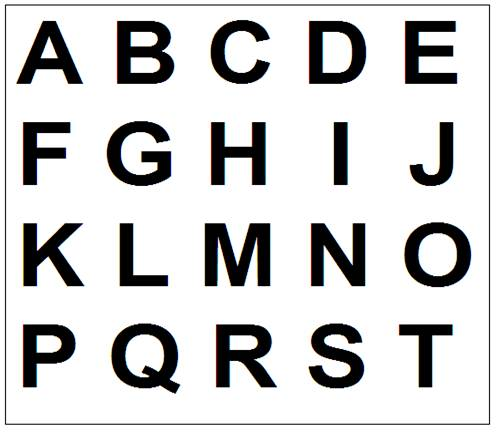
#> input picture ocr.jpg, 498 x 432 px
$ python -i Extraction.py   (imports and definitions only)   (older library calls are emulated)
#> lines starting #> are read from the running program, lines starting #| are printed output that depends on the picture; after the words box and inside, x2 and y2 are one past the last pixel; in counts of white or black regions, pixels touching at a corner belong together
#> further down, picture is the input picture: shape (432, 498, 3); mean B, G, R 207.2, 207.2, 207.2
import cv2
import numpy as np
import csv
import os
#from scipy import mode

#os.remove('data.csv')
#os.remove('target.csv')

Humom1=0
means=0
hist=0
stats=0
Humom2=0
cn=0
class Extract(object):

    def ext(self,img,classnum):
        cn=classnum
		#Hu-moments Extraction
        gray=cv2.cvtColor(img,cv2.COLOR_BGR2GRAY)
        thresh=cv2.adaptiveThreshold(gray,255,cv2.ADAPTIVE_THRESH_GAUSSIAN_C,cv2.THRESH_BINARY,11,2)
        blur = cv2.bilateralFilter(thresh,15,80,80)
        Humom1=cv2.HuMoments(cv2.moments(blur)).flatten()
		#RGB Means extraction
        means = cv2.mean(img)
        means = means[:3]
		#Histogram extraction
        #hist = cv2.calcHist([img], [0, 1, 2], None, [8, 8, 8], [0, 256, 0, 256, 0, 256])
        #hist = hist.flatten()
        hist,bins = np.histogram(img.flatten(),256,[0,256])
        cdf = hist.cumsum()
		#Contour Hu
        gray2=cv2.cvtColor(img,cv2.COLOR_BGR2GRAY)
        thresh=cv2.adaptiveThreshold(gray2,255,cv2.ADAPTIVE_THRESH_GAUSSIAN_C,cv2.THRESH_BINARY,11,2)
        blur = cv2.bilateralFilter(thresh,15,80,80)
        gray_lap = cv2.Laplacian(blur,cv2.CV_16S,ksize = 3,scale = 1,delta = 0)
        dst = cv2.convertScaleAbs(gray_lap)
        Humom2=cv2.HuMoments(cv2.moments(dst)).flatten()
		#Stats Extraction
        (means2, stds) = cv2.meanStdDev(img)
        stats = np.concatenate([means2, stds]).flatten()
		#Class appending
        total1=np.append(Humom1,means)
        total2=np.append(total1,cdf)
        total3=np.append(total2,stats)
        total=np.append(total3,Humom2)
        cn=np.append(cn,0)
		#most_intensity=np.append(most_intensity,classnum)

        with open('data.csv', 'ab')as csvfile:
            spamwriter = csv.writer(csvfile, delimiter=',', quotechar='|', quoting=csv.QUOTE_MINIMAL)
            spamwriter.writerow(total)
        with open('target.csv', 'ab')as csvfile:
            spamwriter = csv.writer(csvfile, delimiter=',', quotechar='|', quoting=csv.QUOTE_MINIMAL)
            spamwriter.writerow(cn)
    def test(self,img):
        #Hu-moments Extraction
        gray=cv2.cvtColor(img,cv2.COLOR_BGR2GRAY)
        thresh=cv2.adaptiveThreshold(gray,255,cv2.ADAPTIVE_THRESH_GAUSSIAN_C,cv2.THRESH_BINARY,11,2)
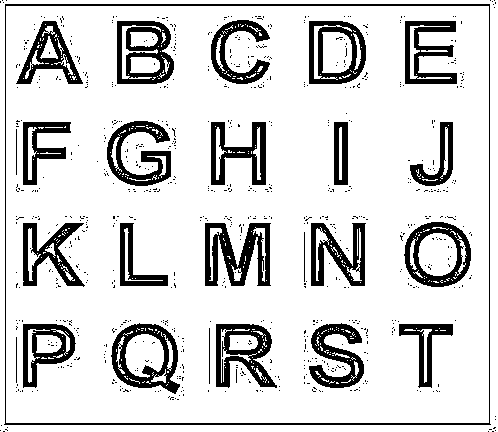
#> thresh: shape (432, 498); 83.4% white; 770 black regions (745 under 20 px), largest, box (x1, y1, x2, y2) and area: (4, 4, 491, 425) 2776, (205, 223, 271, 286) 2344, (111, 323, 180, 394) 1980
        blur = cv2.bilateralFilter(thresh,15,80,80)
        Humom1=cv2.HuMoments(cv2.moments(blur)).flatten()
#> Humom1 = [0.0008, 1.39e-08, 2.46e-14, 4.46e-14, 9.12e-28, 3.59e-18, 1.16e-27]
        #RGB Means extraction
        means = cv2.mean(img)
#> means = (207.2, 207.2, 207.2, 0)
        means = means[:3]
#> means = (207.2, 207.2, 207.2)
        #Histogram extraction
        #hist = cv2.calcHist([img], [0, 1, 2], None, [8, 8, 8], [0, 256, 0, 256, 0, 256])
        #hist = hist.flatten()
        hist,bins = np.histogram(img.flatten(),256,[0,256])
#> hist = 256 values, max 418460 at index 255, min 41 at index 115, mean 2521.1; bins = 257 values from 0 to 256
        cdf = hist.cumsum()
#> cdf = 256 values from 43148 to 645408
        #Contour Hu
        gray2=cv2.cvtColor(img,cv2.COLOR_BGR2GRAY)
        thresh=cv2.adaptiveThreshold(gray2,255,cv2.ADAPTIVE_THRESH_GAUSSIAN_C,cv2.THRESH_BINARY,11,2)
        blur = cv2.bilateralFilter(thresh,15,80,80)
        gray_lap = cv2.Laplacian(blur,cv2.CV_16S,ksize = 3,scale = 1,delta = 0)
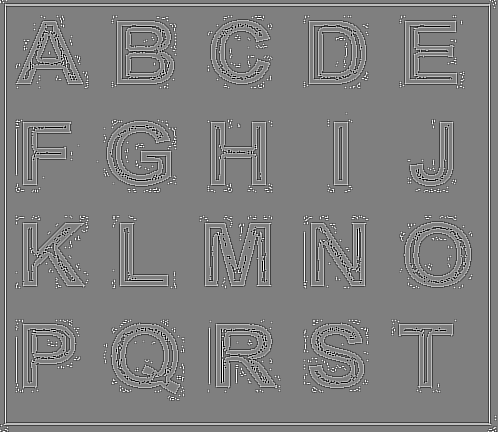
#> gray_lap: shape (432, 498) int16; min -2016, max 2016, mean 0; drawn with min black and max white
        dst = cv2.convertScaleAbs(gray_lap)
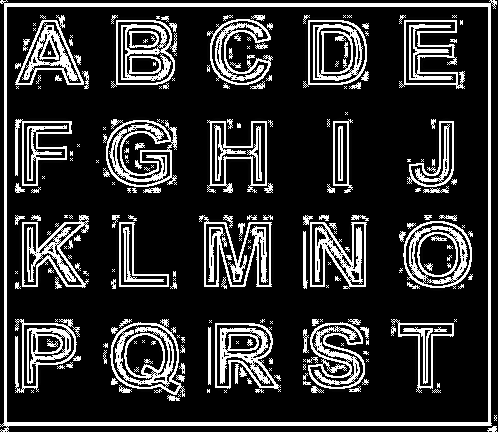
#> dst: shape (432, 498); min 0, max 255, mean 48.5
        Humom2=cv2.HuMoments(cv2.moments(dst)).flatten()
#> Humom2 = [0.00357, 1.32e-07, 5.4e-11, 9.29e-11, 2.93e-21, 1.89e-14, 5.89e-21]
        #Stats Extraction
        (means2, stds) = cv2.meanStdDev(img)
#> means2 = [207.2, 207.2, 207.2]; stds = [94.54, 95.36, 94.93]
        stats = np.concatenate([means2, stds]).flatten()
#> stats = [207.2, 207.2, 207.2, 94.54, 95.36, 94.93]
        #Class appending
        total1=np.append(Humom1,means)
#> total1 = [0.0008, 1.39e-08, 2.46e-14, 4.46e-14, 9.12e-28, 3.59e-18, 1.16e-27, 207.2, 207.2, 207.2]
        total2=np.append(total1,cdf)
#> total2 = 266 values, max 645408 at index 265, min 9.12e-28 at index 4, mean 118329.1
        total3=np.append(total2,stats)
#> total3 = 272 values, max 645408 at index 265, min 9.12e-28 at index 4, mean 115722.3
        total=np.append(total3,Humom2)
#> total = 279 values, max 645408 at index 265, min 9.12e-28 at index 4, mean 112818.8
        total1=[float(i) for i in total]
#> total1 has the same summary as total
        X=np.array(total1).reshape((1,-1))
        return X

>>> import cv2
>>> picture = cv2.imread('ocr.jpg')
>>> result = Extract().test(picture)
